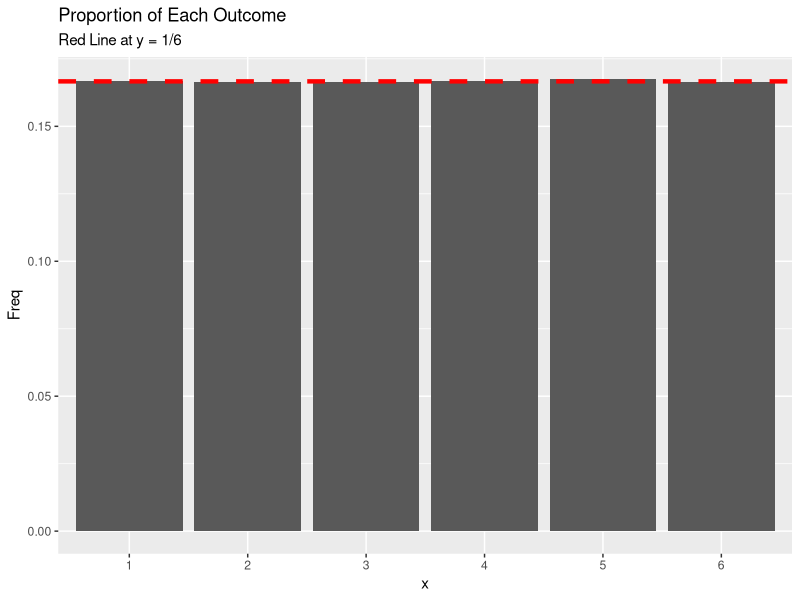
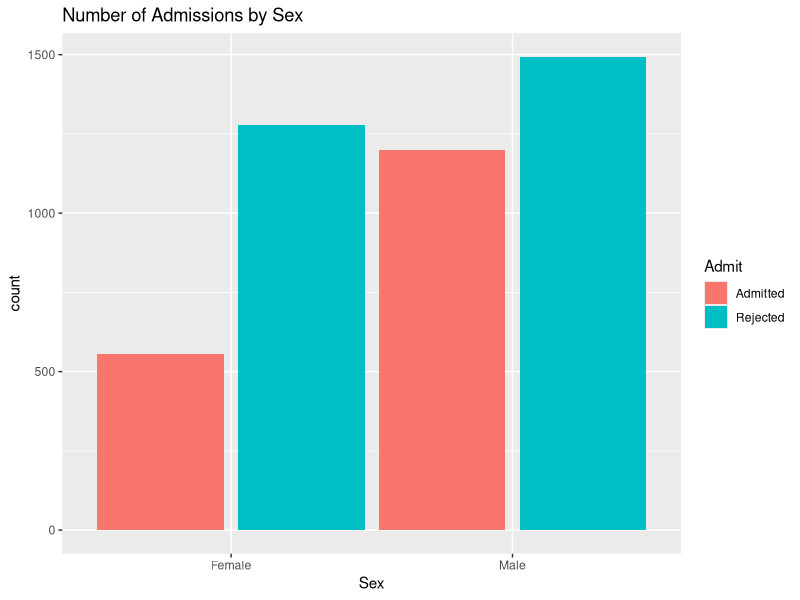
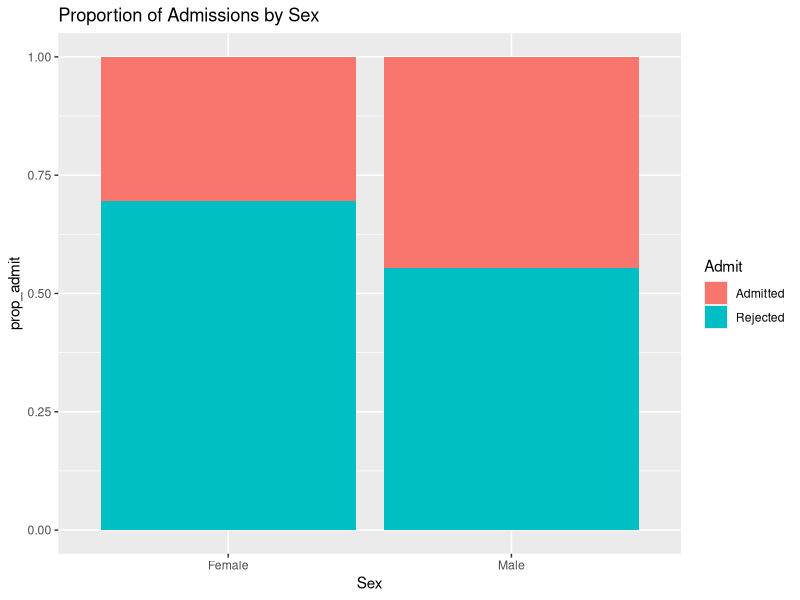
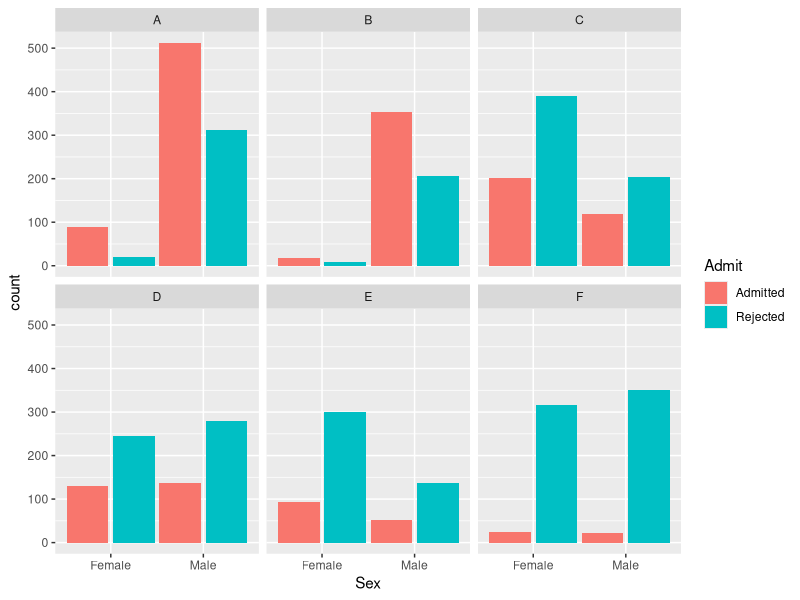
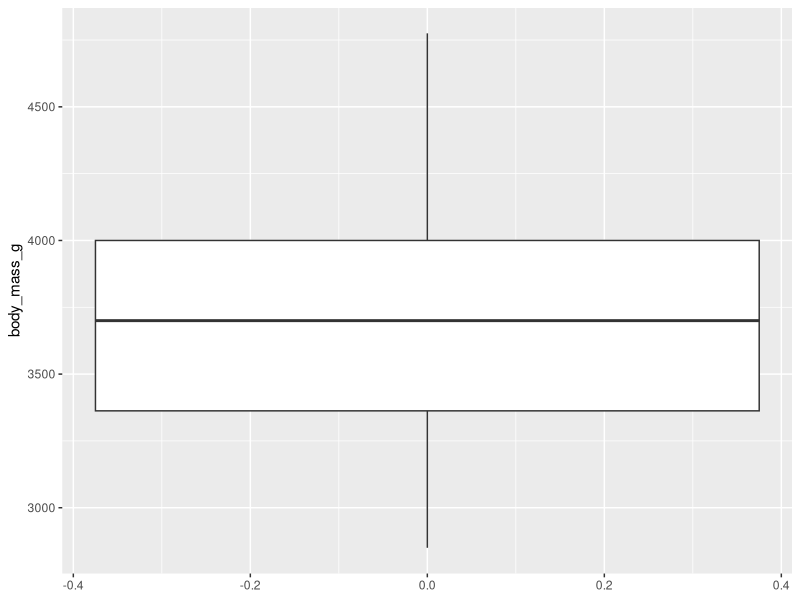
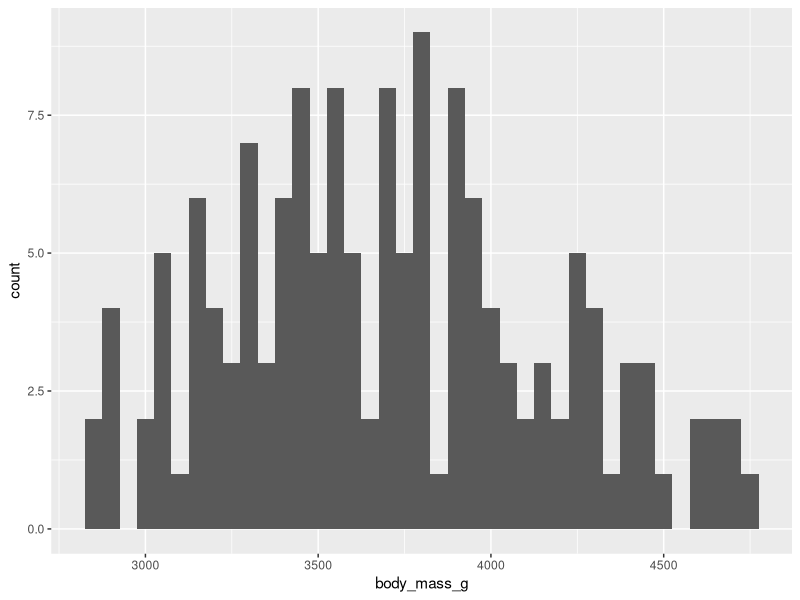
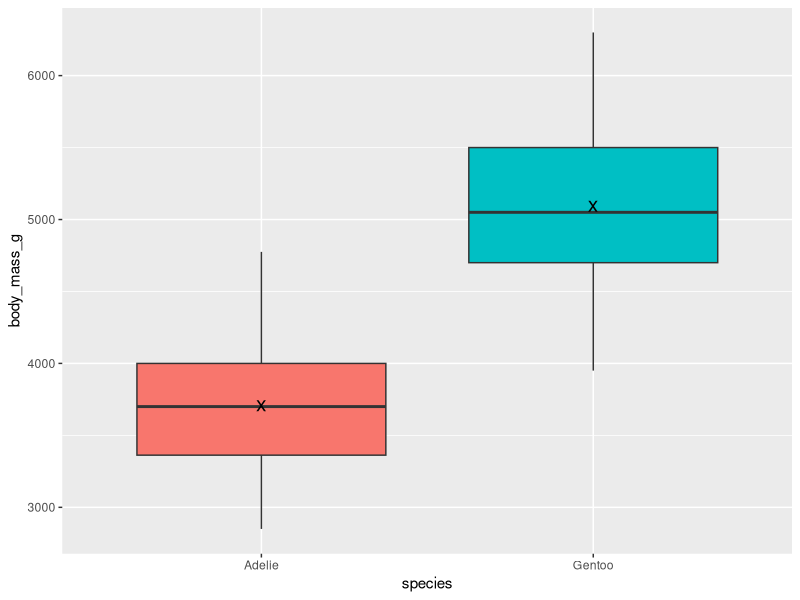
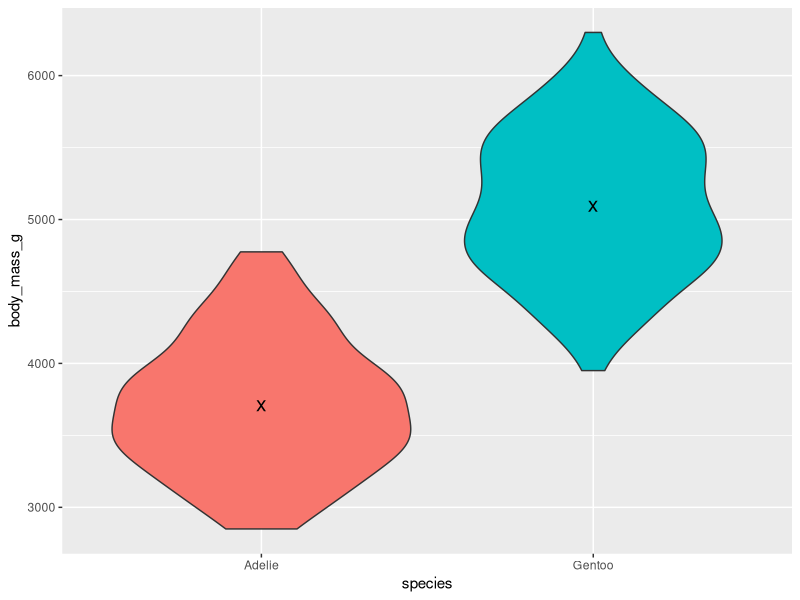

Generate these figures, in order, with R:
## ---- chunk 1
knitr::opts_chunk$set(echo = TRUE)

library(palmerpenguins)
library(tidyverse)
library(broom)

pgns <- penguins %>% 
  drop_na() %>%
  mutate(
    species = factor(species),
    island = factor(island),
    sex = factor(sex),
    year = factor(year)
  )
## ---- chunk 2
sample(
  x = 1:6, # defines a set of possible outcomes from a random experiment
  size = 5, # number of times I would like to sample
  replace = TRUE # TRUE indicates that I could get the same sample in the sampling procedure
)
## ---- chunk 3
x <- sample(x = 1:6, size = 1e6, replace = TRUE)
x <- factor(x, 1:6)

prop.table(table(x)) %>%
  as.data.frame() %>%
  ggplot() +
  geom_col(aes(x = x, y = Freq)) +
  geom_hline(yintercept = 1/6, color = "red", linewidth = 1.5, linetype = "dashed") +
  ggtitle("Proportion of Each Outcome", "Red Line at y = 1/6")
## ---- chunk 4
x_table <- table(x)
print(x_table)

# Chi-Squared Goodness-of-Fit test
chisq.test(x = x_table, p = rep(1/6, 6))
## ---- chunk 5
ucbdf <- read.csv("data/UCBAdmission2.csv")
ucbdf <- ucbdf %>%
  mutate(Admit = factor(Admit), Sex = factor(Sex))
head(ucbdf)
## ---- chunk 6
prop_admission <- ucbdf %>%
  # get number of observations per Sex-Admit combination
  count(Sex, Admit) %>%
  # get proportion of Admission and Rejection per Sex
  group_by(Sex) %>%
  mutate(prop_admit = n / sum(n))
prop_admission

ggplot(ucbdf) +
  geom_bar(aes(x = Sex, fill = Admit), position = position_dodge(1)) +
  ggtitle("Number of Admissions by Sex")

ggplot(prop_admission) +
  geom_col(aes(x = Sex, y = prop_admit, fill = Admit)) +
  ggtitle("Proportion of Admissions by Sex")
## ---- chunk 7
chisq.test(x = ucbdf$Admit, y = ucbdf$Sex)
## ---- chunk 8
ucbdf %>%
  ggplot() +
  facet_wrap(~Dept) +
  geom_bar(aes(x = Sex, fill = Admit), position = position_dodge(1))

depA <- ucbdf %>% filter(Dept == "A")
depB <- ucbdf %>% filter(Dept == "B")
depC <- ucbdf %>% filter(Dept == "C")
depD <- ucbdf %>% filter(Dept == "D")
depE <- ucbdf %>% filter(Dept == "E")
depF <- ucbdf %>% filter(Dept == "F")

chisq.test(depA$Admit, depA$Sex)
chisq.test(depB$Admit, depB$Sex)
chisq.test(depC$Admit, depC$Sex)
chisq.test(depD$Admit, depD$Sex)
chisq.test(depE$Admit, depE$Sex)
chisq.test(depF$Admit, depF$Sex)

## ---- chunk 9
pgns_adelie <- pgns %>%
  filter(species == "Adelie")

ggplot(pgns_adelie) +
  geom_boxplot(aes(y = body_mass_g))

ggplot(pgns_adelie) +
  geom_histogram(aes(x = body_mass_g), binwidth = 50)

t.test(pgns_adelie$body_mass_g)
## ---- chunk 10
pgns %>%
  filter(species %in% c("Adelie", "Gentoo")) %>%
  ggplot(aes(x = species, y = body_mass_g, fill = species)) +
  geom_boxplot(show.legend = FALSE) +
  stat_summary(geom = "point", fun = mean, show.legend = FALSE, pch = "x", size = 5)

pgns %>%
  filter(species %in% c("Adelie", "Gentoo")) %>%
  ggplot(aes(x = species, y = body_mass_g, fill = species)) +
  geom_violin(show.legend = FALSE) +
  stat_summary(geom = "point", fun = mean, show.legend = FALSE, pch = "x", size = 5)
## ---- chunk 11
t.test(body_mass_g ~ species, data = pgns %>% filter(species %in% c("Adelie", "Gentoo")))
## ---- chunk 12
pgns %>%
  ggplot(aes(x = species, y = body_mass_g, fill = species)) +
  geom_boxplot(show.legend = FALSE) +
  stat_summary(geom = "point", fun = mean, show.legend = FALSE, pch = "x", size = 5)
## ---- chunk 13
my_aov <- aov(body_mass_g ~ species, data = pgns)
print(my_aov)
## ---- chunk 14
# a two-sided formula
lhs ~ rhs
## ---- chunk 15
ggplot(pgns) +
  facet_wrap(~species) + # one-sided formula to stratify by species
  geom_point(aes(x = flipper_length_mm, y = body_mass_g))
## ---- chunk 16
y ~ x1 + x2 + x3
## ---- chunk 17
y ~ -1 + x1 + x2
## ---- chunk 18
y ~ x1*x2
## ---- chunk 19
y ~ x1:x2
## ---- chunk 20
y ~ (x1 + x2 + x3)^2
## ---- chunk 21
y ~ x1 + I(x2^2)
## ---- chunk 22
y ~ x1 + poly(x2, degree = 2)
## ---- chunk 23
ggplot(pgns) + 
  geom_point(aes(x = flipper_length_mm, y = body_mass_g)) +
  ggtitle("Body Mass (g) vs Flipper Length (mm)")
## ---- chunk 24
mymodel <- lm(body_mass_g ~ flipper_length_mm, data = pgns)
summary(mymodel)
## ---- chunk 25
plot(mymodel)
## ---- chunk 26
mymodel2 <- lm(body_mass_g ~ species + island + sex + bill_length_mm + bill_depth_mm + flipper_length_mm, data = pgns)
summary(mymodel2)
## ---- chunk 27
plot(mymodel2)
## ---- chunk 28
ggplot(pgns) +
  geom_boxplot(aes(x = island, y = body_mass_g, fill = species))
## ---- chunk 29
ggplot(pgns) + 
  geom_boxplot(aes(x = species, y = body_mass_g, fill = sex))
## ---- chunk 30
mymodel3 <- lm(body_mass_g ~ species * sex + island + bill_length_mm + bill_depth_mm + flipper_length_mm, data = pgns)
summary(mymodel3)
plot(mymodel3)
## ---- chunk 31
summary(mymodel2)$coefficients
## ---- chunk 32
head(residuals(mymodel2))
# or
head(mymodel2$residuals)
## ---- chunk 33
head(mymodel2$fitted.values)
## ---- chunk 34
tidy(mymodel2)
augment(mymodel2)
## ---- chunk 35
glance(mymodel2)
## ---- chunk 36
mymodel2 %>%
  augment() %>%
  mutate(rn = row_number()) %>%
  ggplot(aes(x = .hat, y = .std.resid, color = sex)) +
  geom_point() +
  geom_text(aes(label = rn), vjust = 1.5) +
  ggtitle("Recreate Residuals vs Leverage")
